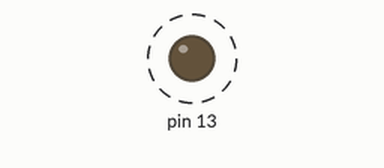
A sketch run on a simulated Arduino Uno, built with avr-gcc and run on an emulated ATmega328P. Shown: output pins drawn as LEDs (lit = HIGH). Dashed ring = blinking.

Above: at 0.5 s.
Timing chart, 0 to 5.0 s (numbered marks = the images above):
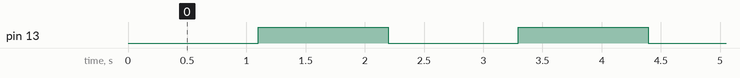

Measured:
- by itself, pin 13: alternates HIGH for 1.1 s and LOW for 1.1 s

The sketch:

soft_16b.ino
```cpp
// delay 1s
union reg {
struct bitsy {
unsigned int b0: 1;
unsigned int b1: 1;
unsigned int b2: 1;
unsigned int b3: 1;
unsigned int b4: 1;
unsigned int b5: 1;
unsigned int b6: 1;
unsigned int b7: 1;
} bits;
int bytes: 8;
} x;

void init(int ocr) {
DDRB |= (1 << PB5);
cli();

OCR0A = ocr;
TCCR0A |= (1 << WGM01) | (1 << COM0A0);
TCCR0B |= (1 << CS02) | (1 << CS00);
TIMSK0 |= (1 << OCIE0A);
sei();
}

void start(int millies) {
int temp = 0;

if (millies < 256) {
init(millies);
} else {
temp = ceil(millies / 255.0);
x.bytes = temp;

while (x.bytes > 0) {
init(255);
}
}
}

int main() {
while (1) {
start(17000);
PORTB ^= (1 << PB5);
}
}

ISR(TIMER0_COMPA_vect) {
x.bytes -= 1;
}
```
